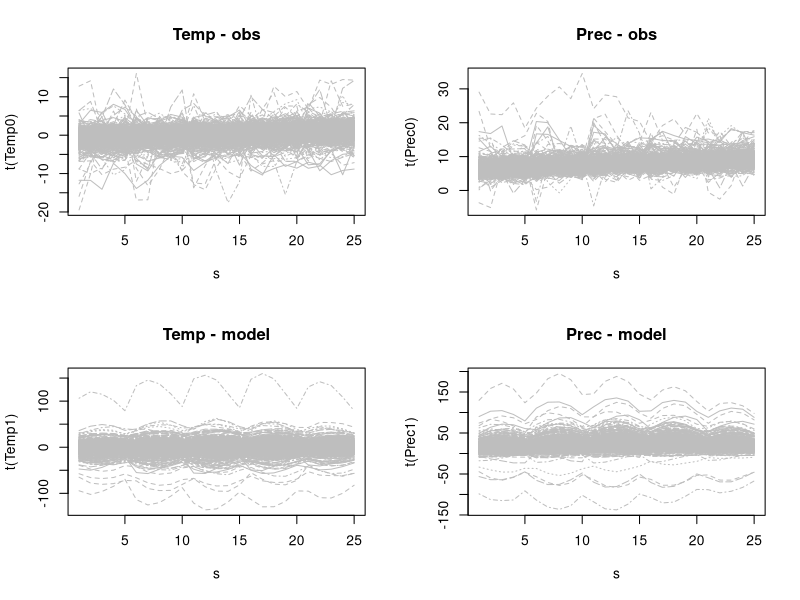
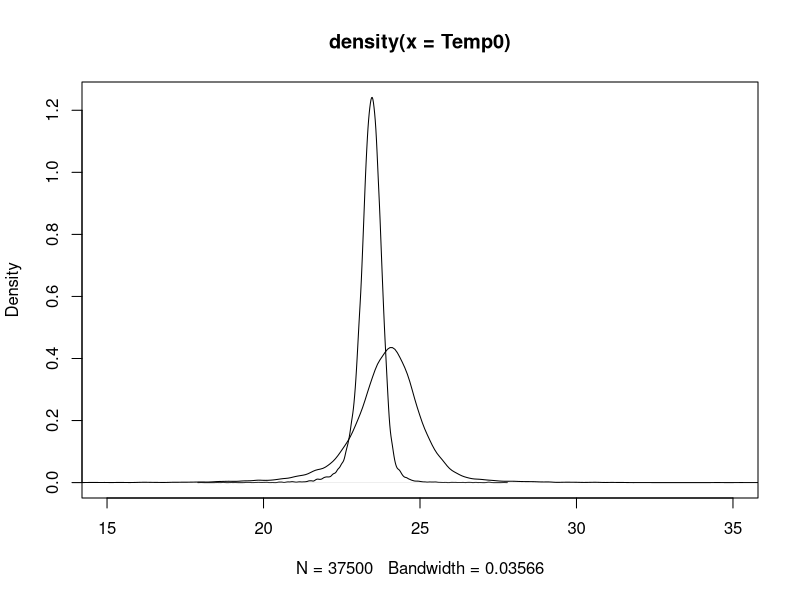

The R script that drew these images, in order: (Note: this script raises an error after producing the figures.)
rm(list=ls())
library(fields)
library(sn)
library(scales)
set.seed(0)
m        <- 25          # Number of spatial locations
s        <- 1:m
mu       <- c(2*s/m+0,  # Temp-obs
              3*s/m+5,  # Precip-obs
              1*s/m+0,  # Temp-model
              2*s/m+1)  # Precip-model  
locs <- expand.grid(1:5,1:5)
d        <- rdist(locs)
Omega    <- exp(-d/5)   # Spatial correlation
rho      <- diag(4)     # Cross correlations
rho[1,2] <- rho[2,1] <- .8  # Cor(temp,prec) for obs
rho[1,3] <- rho[3,1] <- .5
rho[1,4] <- rho[4,1] <- .5
rho[2,3] <- rho[3,2] <- .5
rho[2,4] <- rho[4,2] <- .5
rho[4,3] <- rho[3,4] <- .4 # Cor(temp,prec) for model
ss   <- diag(c(1,-1,1,-1))
rho <- ss%*%rho%*%ss

skew   <- c(0,100,0,10) # Skewness
df     <- 3             # Degrees of freedom
Smooth <- exp(-d/2)     # Extra smoothing for the model output

Sig    <- kronecker(rho,Omega)
alpha  <- rep(skew,each=m)
dat    <- rmst(n=50*30, xi=mu, Omega=Sig, alpha=alpha,nu=df) #1 month for 50 years
Temp0  <- dat[,1:m+0*m]
Prec0  <- dat[,1:m+1*m]
Temp1  <- dat[,1:m+2*m]%*%Smooth
Prec1  <- dat[,1:m+3*m]%*%Smooth


par(mfrow=c(2,2))
matplot(s,t(Temp0),type="l",col="gray",main="Temp - obs")
matplot(s,t(Prec0),type="l",col="gray",main="Prec - obs")
matplot(s,t(Temp1),type="l",col="gray",main="Temp - model")
matplot(s,t(Prec1),type="l",col="gray",main="Prec - model")
par(mfrow=c(1,1))

summary(c(Temp0))
summary(c(Temp1))

#tails go out too far so bringing them back in a bit
t0q <- quantile(c(Temp0),c(0.05,0.999)) 
t1q <- quantile(c(Temp1),c(0.05,0.99))
Temp0 <- rescale(Temp0,to=t0q)
Temp1 <- rescale(Temp1,to=t1q)

Temp0 <- Temp0 + 20
Temp1 <- Temp1 + 20

plot(density(Temp0),xlim=c(15,35))
lines(density(Temp1))

summary(c(Prec1))
summary(c(Prec0))
p0q <- quantile(c(Prec0),0.25) #25% will become 0s
p1q <- quantile(c(Prec1),0.5) #50% will become 0s

# scale shifting prcp
Prec0 <- Prec0 - p0q 
Prec1 <- Prec1 - p1q
summary(c(Prec1))
summary(c(Prec0))

#thresholding to 0
Prec0[Prec0<0] = 0 
Prec1[Prec1<0] = 0

save(locs,Temp0,Temp1,Prec0,Prec1,file = 'data/simdata.RData')

#log transform like we normally do
Prec1 = log(Prec1 + 0.0001)
Prec0 = log(Prec0 + 0.0001)

cor(c(Prec0),c(Temp0)) #cross correlation for obs
cor(c(Prec1),c(Temp1)) #cross correlation for model

crosscors <- matrix(NA,25,2)
for(i in 1:25){
    crosscors[i,1] <- cor(Temp0[,i],Prec0[,i])
    crosscors[i,2] <- cor(Temp1[,i],Prec1[,i])
}

plot(crosscors[,2:1],xlim=c(-0.6,0),ylim=c(-0.6,0))
abline(0,1)

plot(density(Prec0), ylim=c(0,0.4),xlim = c(-15,6)) #obs prcp (more 0s)
lines(density(Prec1)) #model prcp (fewer 0s)
